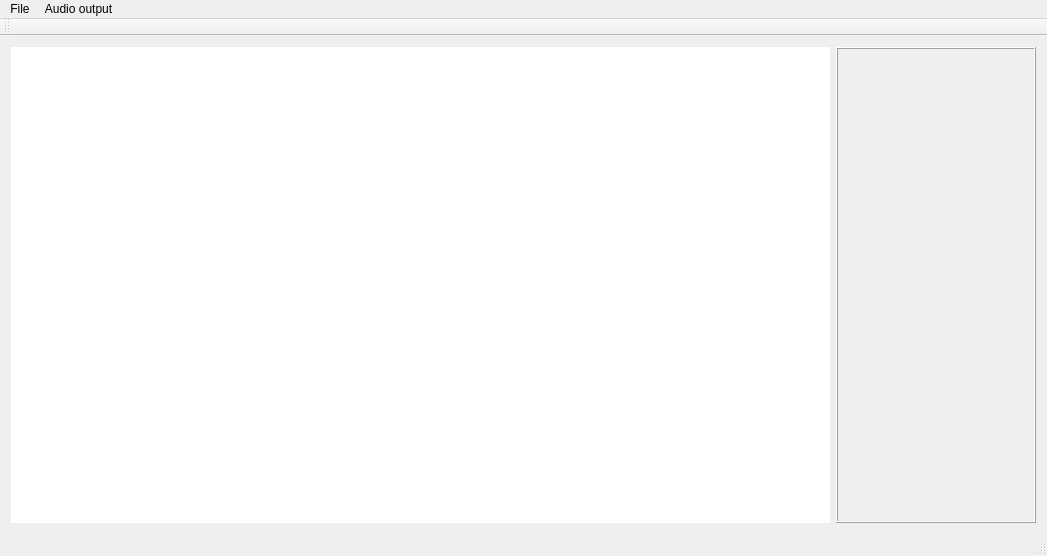
<?xml version="1.0" encoding="UTF-8"?>
<ui version="4.0">
 <class>MainWindow</class>
 <widget class="QMainWindow" name="MainWindow">
  <property name="geometry">
   <rect>
    <x>0</x>
    <y>0</y>
    <width>1047</width>
    <height>556</height>
   </rect>
  </property>
  <property name="windowTitle">
   <string>MainWindow</string>
  </property>
  <property name="windowIcon">
   <iconset>
    <normaloff>../../../Pictures/86e185b38e97e3d82b052450e6b1f68a.png</normaloff>../../../Pictures/86e185b38e97e3d82b052450e6b1f68a.png</iconset>
  </property>
  <property name="styleSheet">
   <string notr="true"/>
  </property>
  <property name="tabShape">
   <enum>QTabWidget::Rounded</enum>
  </property>
  <widget class="QWidget" name="centralWidget">
   <layout class="QGridLayout" name="gridLayout">
    <item row="0" column="1">
     <widget class="SingleMusicMixer" name="music_controller">
      <property name="sizePolicy">
       <sizepolicy hsizetype="Preferred" vsizetype="Preferred">
        <horstretch>1</horstretch>
        <verstretch>0</verstretch>
       </sizepolicy>
      </property>
      <property name="maximumSize">
       <size>
        <width>200</width>
        <height>16777215</height>
       </size>
      </property>
      <property name="frameShape">
       <enum>QFrame::Box</enum>
      </property>
      <property name="frameShadow">
       <enum>QFrame::Raised</enum>
      </property>
     </widget>
    </item>
    <item row="0" column="0">
     <widget class="ReorderView" name="reorder_view">
      <property name="frameShape">
       <enum>QFrame::NoFrame</enum>
      </property>
     </widget>
    </item>
   </layout>
  </widget>
  <widget class="QToolBar" name="toolBar">
   <property name="windowTitle">
    <string>toolBar</string>
   </property>
   <attribute name="toolBarArea">
    <enum>TopToolBarArea</enum>
   </attribute>
   <attribute name="toolBarBreak">
    <bool>false</bool>
   </attribute>
  </widget>
  <widget class="QMenuBar" name="menuBar">
   <property name="geometry">
    <rect>
     <x>0</x>
     <y>0</y>
     <width>1047</width>
     <height>21</height>
    </rect>
   </property>
   <widget class="QMenu" name="menuFile">
    <property name="title">
     <string>File</string>
    </property>
   </widget>
   <widget class="QMenu" name="menuAudioOut">
    <property name="title">
     <string>Audio output</string>
    </property>
   </widget>
   <addaction name="menuFile"/>
   <addaction name="menuAudioOut"/>
  </widget>
  <widget class="QStatusBar" name="statusBar"/>
  <action name="actiondsqd">
   <property name="text">
    <string>dsqd</string>
   </property>
  </action>
 </widget>
 <layoutdefault spacing="6" margin="11"/>
 <customwidgets>
  <customwidget>
   <class>SingleMusicMixer</class>
   <extends>QFrame</extends>
   <header>widgets/singlemusicmixer.h</header>
   <container>1</container>
  </customwidget>
  <customwidget>
   <class>ReorderView</class>
   <extends>QGraphicsView</extends>
   <header>widgets/reorderview.h</header>
  </customwidget>
 </customwidgets>
 <resources/>
 <connections/>
</ui>
